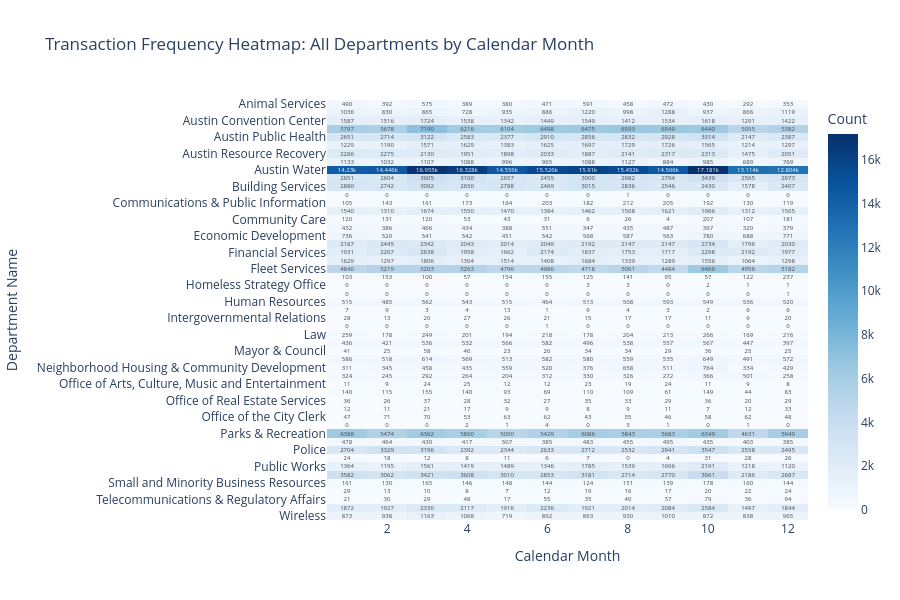

The code cell stored with this chart in its notebook:
### Code cell
# 1. Crosstab data create 
full_heatmap_data = pd.crosstab(cleaned_df['DEPT_NM'], cleaned_df['CAL_MONTH'])

# 2. Plotly Heatmap Create 
fig = px.imshow(
    full_heatmap_data,
    text_auto=True, 
    color_continuous_scale='Blues', 
    aspect="auto",
    labels=dict(x="Calendar Month", y="Department Name", color="Count"),
    title="Transaction Frequency Heatmap: All Departments by Calendar Month"
)

# 3. Layout update 
fig.update_layout(
    xaxis_title="Calendar Month",
    yaxis_title="Department Name",
    width=900,
    height=600
)

# 4. Show plot
fig.show()

### Figure 1 — Plotly figure (JSON) as saved in the notebook; plotly's stock layout.template omitted (floating-point values rounded to 4 significant figures; data arrays with more than 128 entries replaced by an {"elided": "..."} marker saying what was removed)
{"data": [{"coloraxis": "coloraxis", "hovertemplate": "Calendar Month: %{x}<br>Department Name: %{y}<br>Count: %{z}<extra></extra>", "name": "0", "texttemplate": "%{z}", "type": "heatmap", "x": [1, 2, 3, 4, 5, 6, 7, 8, 9, 10, 11, 12], "xaxis": "x", "y": ["Animal Services", "Austin Code", "Austin Convention Center", "Austin Energy", "Austin Public Health", "Austin Public Library", "Austin Resource Recovery", "Austin Transportation", "Austin Water", "Aviation", "Building Services", "City of Austin", "Communications & Public Information", "Communications & Technology Management", "Community Care", "Development Services", "Economic Development", "Emergency Medical Services", "Financial Services", "Fire", "Fleet Services", "Forensic Science", "Homeless Strategy Office", "Hospital", "Human Resources", "Information Security Office", "Intergovernmental Relations", "Labor Relations Office", "Law", "Management Services", "Mayor & Council", "Municipal Court", "Neighborhood Housing & Community Development", "Nondepartmental", "Office of Arts, Culture, Music and Entertainment", "Office of Contract and Land Management", "Office of Real Estate Services", "Office of the City Auditor", "Office of the City Clerk", "Office of the Medical Director", "Parks & Recreation", "Planning & Zoning", "Police", "Public Safety & Emergency Management", "Public Works", "Public Works - Transportation", "Small and Minority Business Resources", "Social Services", "Telecommunications & Regulatory Affairs", "Watershed Protection", "Wireless"], "yaxis": "y", "z": {"elided": "51x12 int values"}}], "layout": {"coloraxis": {"colorbar": {"title": {"text": "Count"}}, "colorscale": [[0, "rgb(247,251,255)"], [0.125, "rgb(222,235,247)"], [0.25, "rgb(198,219,239)"], [0.375, "rgb(158,202,225)"], [0.5, "rgb(107,174,214)"], [0.625, "rgb(66,146,198)"], [0.75, "rgb(33,113,181)"], [0.875, "rgb(8,81,156)"], [1, "rgb(8,48,107)"]]}, "height": 600, "title": {"text": "Transaction Frequency Heatmap: All Departments by Calendar Month"}, "width": 900, "xaxis": {"anchor": "y", "domain": [0, 1], "title": {"text": "Calendar Month"}}, "yaxis": {"anchor": "x", "autorange": "reversed", "domain": [0, 1], "title": {"text": "Department Name"}}}}
